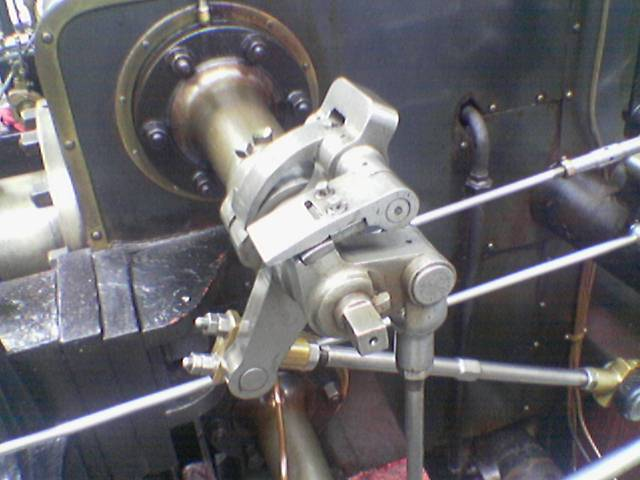
#> input picture HW02/00.png, 640 x 480 px
$ python 'MohammadSweiti(HW02).py'
#> lines starting #> are read from the running program, lines starting #| are printed output that depends on the picture; after the words box and inside, x2 and y2 are one past the last pixel; in counts of white or black regions, pixels touching at a corner belong together
'''
Name : Mohammad Sweiti
Id# : 211098
HW02
comments is added in the code for explanation
'''

#libraries needed
import cv2 as cv

# This function transforms the kernel to make the convolution
def transfomKernel(kernel):
    flipped_kernel = []
    for row in reversed(kernel):
        new_row = []
        for value in reversed(row):
            new_row.append(value)
        flipped_kernel.append(new_row)
    return flipped_kernel

#this is the covolution function which is required from us
def  convolution(image , kernel):
    size = image.shape

    #this for the size of the image and the size of teh kernel
    imageW = size[0]
    imageH = size[1]
    kernelW = len(kernel)
    kernelH = len(kernel[0])

    #this is the transforming of the kernel
    transfomKernel(kernel)

    #I used the Border repalicate to put the border of the image as the original
    outputimage = image.copy()

    #two for loops to iterate over the image
    for i in range(1,imageW-1):
        for j in range(1,imageH-1):
            sum = 0
            #two for loop to iterate over the kernel
            for k in range(0,kernelW):
                for l in range(0,kernelH):
                    #here for ensuring that the kernel is not out of the image size
                    if i+k-1 < imageW and j+l-1 < imageH:
                        sum += int(image[i+k-1][j+l-1])*kernel[k][l]
            if sum > 255:
                sum = 255
            if sum < 0:
                sum = 0
            outputimage[i][j] = sum
    return outputimage


#this function is making sobel edge detection
def sobel(image):
    image2 = image.copy()
    #gradient in x directoin kernel
    kernel_gx =[
        [-1, 0, 1],
        [-2, 0, 2],
        [-1, 0, 1]
    ]
    #gradient in y direction kerne;
    kernel_gy = [
        [-1, -2, -1],
        [ 0,  0,  0],
        [ 1,  2,  1]
    ]
    #making the convolution for the image and the kernel
    gx = convolution(image, kernel_gx)
    gy = convolution(image2, kernel_gy)

    #this is the gradient magnitude image
    magnitude = image.copy()
    #this two loop for making the gradient magnitude
    for i in range(image.shape[0]):
        for j in range(image.shape[1]):
            # Compute the gradient magnitude
            mag = min(abs(int(gx[i][j])) + abs(int(gy[i][j])), 255)
            if mag > 255:
                mag = 255
            magnitude[i][j] = mag

    return magnitude

#ٌ   1) Reading the Grayscale image
img = cv.imread('00.png', cv.IMREAD_GRAYSCALE)
#> img: shape (480, 640); min 6, max 255, mean 105.2


#   2) Sobel Edge Detection (convolution with Sobel kernel)
img2 = sobel(img)
#> after the loop in sobel, `for i in range(image.shape[0]):`:
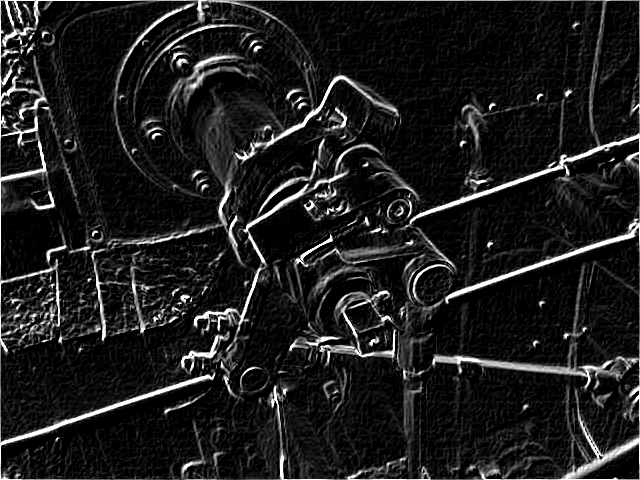
#> magnitude: shape (480, 640); min 0, max 255, mean 29.4

threshold = 30

#  3) Thresholding the Sobel image
img3 = img2.copy()
for i in range(img3.shape[0]):
        for j in range(img3.shape[1]):
            if img3[i,j] >= threshold:
                mag = 0
            elif img3[i,j] < threshold:
                mag = 255
            img3[i][j] = mag
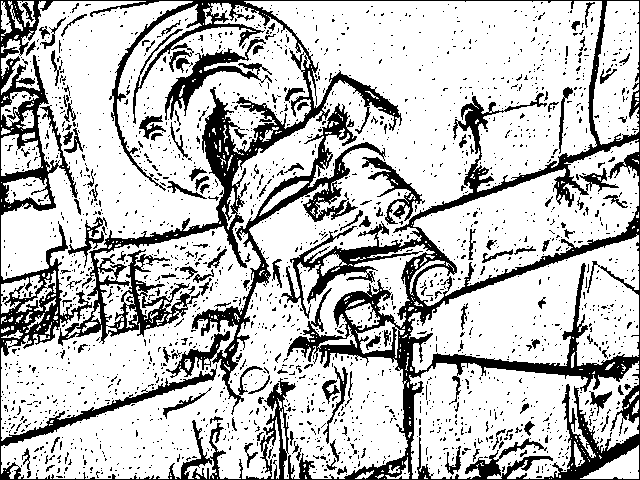
#> img3: shape (480, 640); 75.4% white; 2115 black regions (1979 under 20 px), largest, box (x1, y1, x2, y2) and area: (0, 0, 640, 480) 50956, (166, 103, 386, 415) 6028, (165, 39, 272, 120) 1855


# Smoothing the image using a 5x5 averaging filter
smoothing = [
    [2/159, 4/159, 5/159, 4/159, 2/159],
    [4/159, 9/159, 12/159, 9/159, 4/159],
    [5/159, 12/159, 15/159, 12/159, 5/159],
    [4/159, 9/159, 12/159, 9/159, 4/159],
    [2/159, 4/159, 5/159, 4/159, 2/159],
]

#smoothing the original imaage with the filter
img4 = convolution(img, smoothing)
#> after the loop in convolution (call 3), `for i in range(1,imageW-1):`:
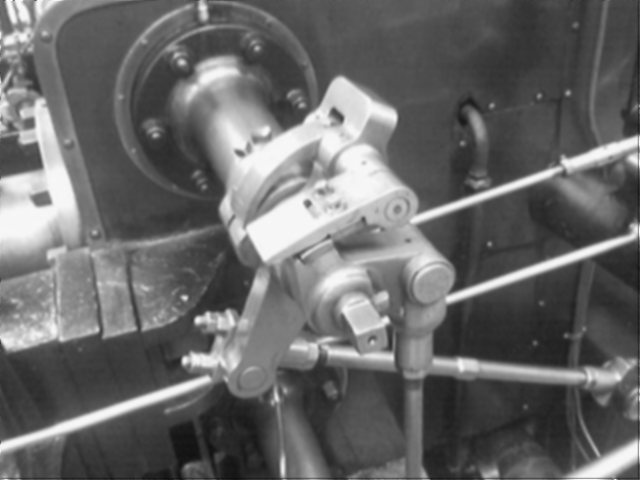
#> outputimage: shape (480, 640); min 14, max 254, mean 104.5

#sobel after the averaging
img5 = sobel(img4)
#> after the loop in convolution (call 4), `for i in range(1,imageW-1):`:
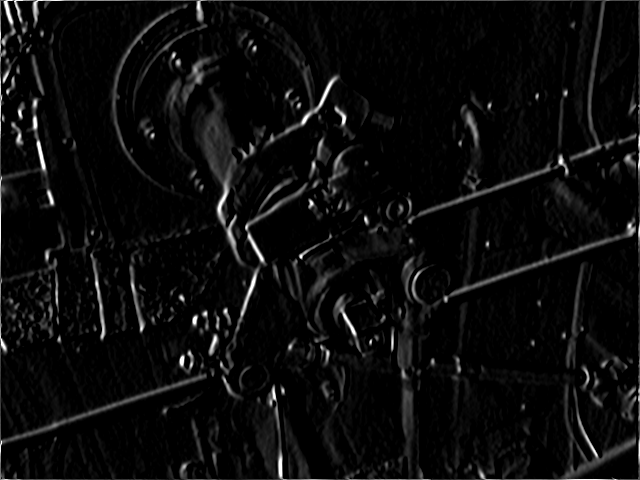
#> outputimage: shape (480, 640); min 0, max 255, mean 11.6
#> after the loop in convolution (call 5), `for i in range(1,imageW-1):`:
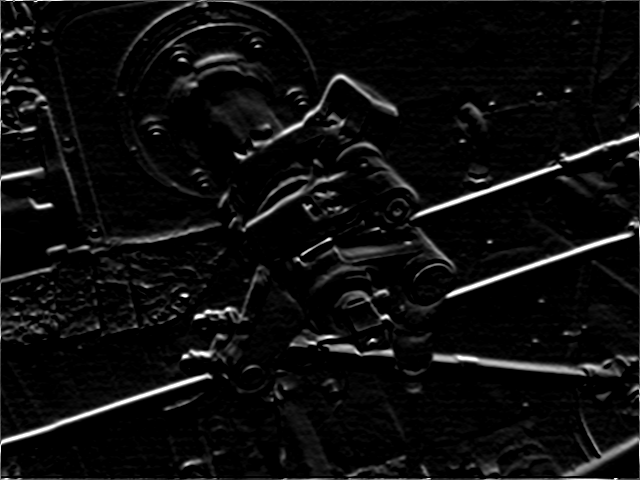
#> outputimage: shape (480, 640); min 0, max 255, mean 13.5
#> after the loop in sobel (call 2), `for i in range(image.shape[0]):`:
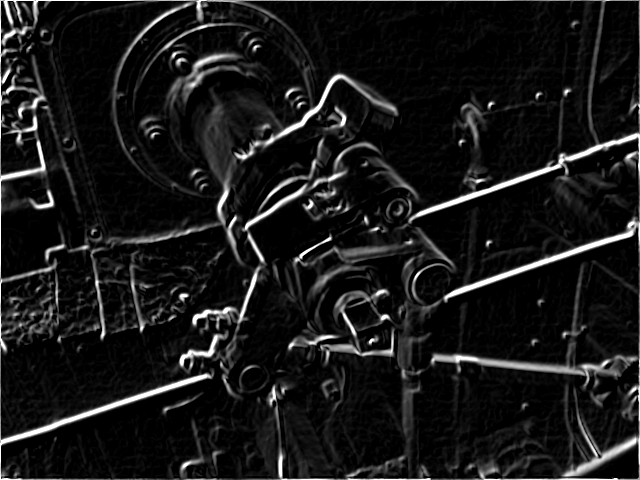
#> magnitude: shape (480, 640); min 0, max 255, mean 24.2

#applying the threshold
for i in range(img5.shape[0]):
        for j in range(img5.shape[1]):
            if img5[i,j] >= threshold:
                mag = 0
            elif img5[i,j] < threshold:
                mag = 255
            img5[i][j] = mag
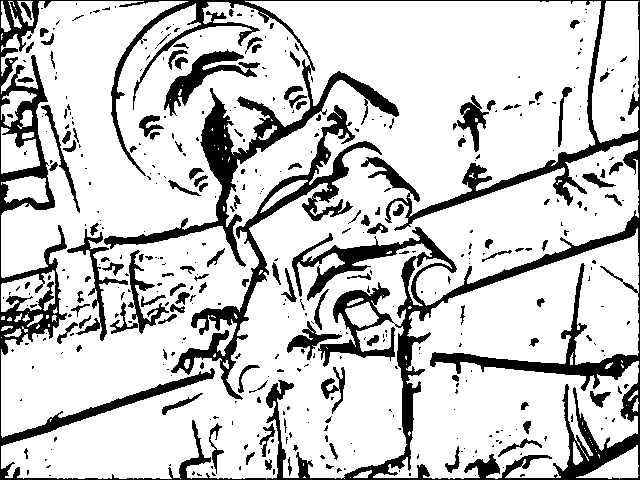
#> img5: shape (480, 640); 79.5% white; 430 black regions (310 under 20 px), largest, box (x1, y1, x2, y2) and area: (0, 0, 640, 480) 42151, (171, 105, 382, 400) 5926, (164, 49, 260, 116) 1702


#showing the images
cv.imshow('original image ', img)
cv.imshow('sobel edge detection', img2)
cv.imshow(' sobel with thresholding', img3)
cv.imshow('avg  img', img4)
cv.imshow(' avd solbel  img ', img5)

# Save the images to files
cv.imwrite('sobel.png', img2)
cv.imwrite('sobel_with_thresholding.png', img3)
cv.imwrite('avg_img.png', img4)
cv.imwrite('avg_sobel_img.png', img5)


cv.waitKey(0)
cv.destroyAllWindows()
